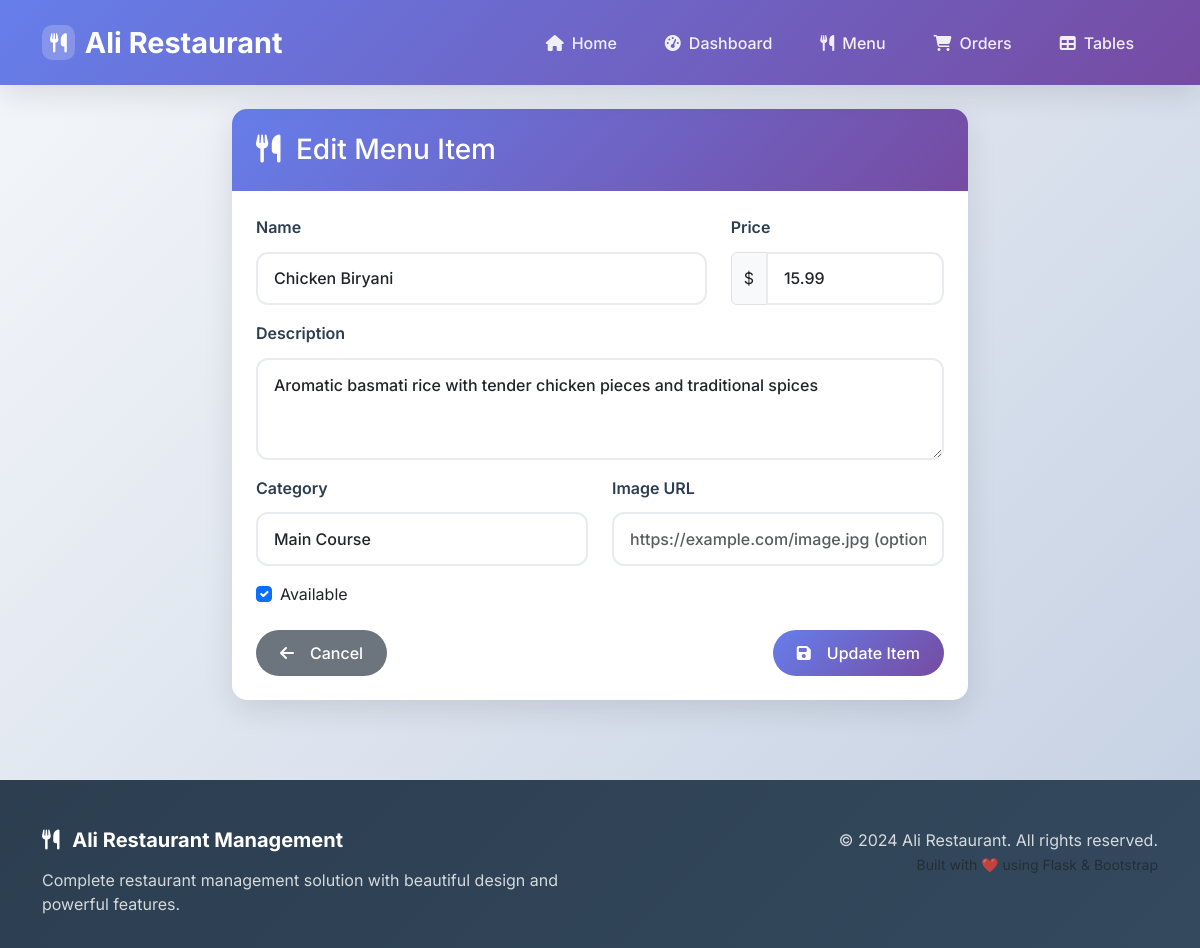
Page /menu/edit/1 on the committed database.
### app.py (models this page shows, shortened)
class MenuItem(db.Model):
    id = db.Column(db.Integer, primary_key=True)
    name = db.Column(db.String(200), nullable=False)
    description = db.Column(db.Text, nullable=False)
    price = db.Column(db.Numeric(10, 2), nullable=False)
    category_id = db.Column(db.Integer, db.ForeignKey('category.id'), nullable=False)
    is_available = db.Column(db.Boolean, default=True)
    image_url = db.Column(db.String(500))
    created_at = db.Column(db.DateTime, default=datetime.utcnow)

### app.py (the view)
@app.route('/menu/edit/<int:id>', methods=['GET', 'POST'])
def edit_menu_item(id):
    menu_item = db.session.get(MenuItem, id)
    if not menu_item:
        flash('Menu item not found!', 'error')
        return redirect(url_for('menu_list'))
    form = MenuItemForm(obj=menu_item)
    try:
        form.category_id.choices = [(c.id, c.name) for c in Category.query.all()]
        if form.validate_on_submit():
            form.populate_obj(menu_item)
            db.session.commit()
            flash('Menu item updated successfully!', 'success')
            return redirect(url_for('menu_list'))
    except Exception as e:
        flash(f'Error updating menu item: {str(e)}', 'error')
        db.session.rollback()
    return render_template('add_menu_item.html', form=form, menu_item=menu_item)

### app.py
class MenuItemForm(FlaskForm):
    name = StringField('Name', validators=[DataRequired()])
    description = TextAreaField('Description', validators=[DataRequired()])
    price = DecimalField('Price', validators=[DataRequired(), NumberRange(min=0.01)])
    category_id = SelectField('Category', coerce=int, validators=[DataRequired()])
    is_available = BooleanField('Available', default=True)
    image_url = StringField('Image URL')

### templates/add_menu_item.html (shortened to what this page needs)
{% extends "base.html" %}
{% block content %}
<div class="container mt-4">
    <div class="row justify-content-center">
        <div class="col-md-8">
            <div class="card">
                <div class="card-header">
                    <h3 class="mb-0">
                        <i class="fas fa-utensils me-2"></i>
                        {{ 'Edit Menu Item' if menu_item else 'Add New Menu Item' }}
                    </h3>
                </div>
                <div class="card-body">
                    <form method="POST">
                        <div class="row">
                            <div class="col-md-8">
                                <div class="mb-3">
                                    {{ form.name.label(class="form-label") }}
                                    {{ form.name(class="form-control", placeholder="e.g., Chicken Biryani") }}
                                </div>
                            </div>
                            <div class="col-md-4">
                                <div class="mb-3">
                                    {{ form.price.label(class="form-label") }}
                                    <div class="input-group">
                                        <span class="input-group-text">$</span>
                                        {{ form.price(class="form-control", placeholder="0.00", step="0.01") }}
                                    </div>
                                </div>
                            </div>
                        </div>
                        <div class="mb-3">
                            {{ form.description.label(class="form-label") }}
                            {{ form.description(class="form-control", rows="3", placeholder="Describe this delicious item...") }}
                        </div>
                        <div class="row">
                            <div class="col-md-6">
                                <div class="mb-3">
                                    {{ form.category_id.label(class="form-label") }}
                                    {{ form.category_id(class="form-select") }}
                                </div>
                            </div>
                            <div class="col-md-6">
                                <div class="mb-3">
                                    {{ form.image_url.label(class="form-label") }}
                                    {{ form.image_url(class="form-control", placeholder="https://example.com/image.jpg (optional)") }}
                                </div>
                            </div>
                        </div>
                        <div class="mb-4">
                            <div class="form-check">
                                {{ form.is_available(class="form-check-input") }}
                                {{ form.is_available.label(class="form-check-label") }}
                            </div>
                        </div>
                        <div class="d-flex justify-content-between">
                            <a href="{{ url_for('menu_list') }}" class="btn btn-secondary">
                                <i class="fas fa-arrow-left me-2"></i>Cancel
                            </a>
                            <button type="submit" class="btn btn-primary">
                                <i class="fas fa-save me-2"></i>
                                {{ 'Update Item' if menu_item else 'Add Item' }}
                            </button>
                        </div>
                    </form>
                </div>
            </div>
        </div>
    </div>
</div>
{% endblock %}

### templates/base.html (style rules this page uses)
:root { --primary-gradient: linear-gradient(135deg, #667eea 0%, #764ba2 100%); --secondary-gradient: linear-gradient(135deg, #f093fb 0%, #f5576c 100%); --success-gradient: linear-gradient(135deg, #4facfe 0%, #00f2fe 100%); --warning-gradient: linear-gradient(135deg, #43e97b 0%, #38f9d7 100%); --dark-gradient: linear-gradient(135deg, #2c3e50 0%, #34495e 100%); --primary-color: #667eea; --secondary-color: #764ba2; --success-color: #00f2fe; --warning-color: #38f9d7; --danger-color: #f5576c; --dark-color: #2c3e50; --light-color: #f8f9fa; --box-shadow: 0 10px 30px rgba(0, 0, 0, 0.1); --box-shadow-hover: 0 20px 40px rgba(0, 0, 0, 0.15); --border-radius: 15px; --transition: all 0.3s cubic-bezier(0.4, 0, 0.2, 1); }
* { margin: 0; padding: 0; box-sizing: border-box; }
body { font-family: 'Inter', sans-serif; background: linear-gradient(135deg, #f5f7fa 0%, #c3cfe2 100%); min-height: 100vh; color: var(--dark-color); }
.card { border: none; border-radius: var(--border-radius); box-shadow: var(--box-shadow); transition: var(--transition); overflow: hidden; background: white; }
.card-header { background: var(--primary-gradient); color: white; padding: 1.5rem; border: none; font-weight: 600; }
.card-body { padding: 1.5rem; }
.btn { border-radius: 25px; font-weight: 500; padding: 0.7rem 1.5rem; transition: var(--transition); border: none; text-decoration: none; display: inline-flex; align-items: center; gap: 8px; }
.btn-primary { background: var(--primary-gradient); border: none; }
.form-control, .form-select { border-radius: 12px; border: 2px solid #e9ecef; padding: 0.8rem 1rem; font-weight: 500; transition: var(--transition); background: white; }
.form-label { font-weight: 600; color: var(--dark-color); margin-bottom: 0.8rem; }

### rows in the picture
MenuItem: name "Chicken Biryani", price "15.99", description "Aromatic basmati rice with tender chicken pieces and traditional spices", category_id "Main Course", is_available "☑"

### other values in the picture
{{ 'Edit Menu Item' if menu_item else 'Add New Menu Item' }} "Edit Menu Item"
{{ 'Update Item' if menu_item else 'Add Item' }} "Update Item"
